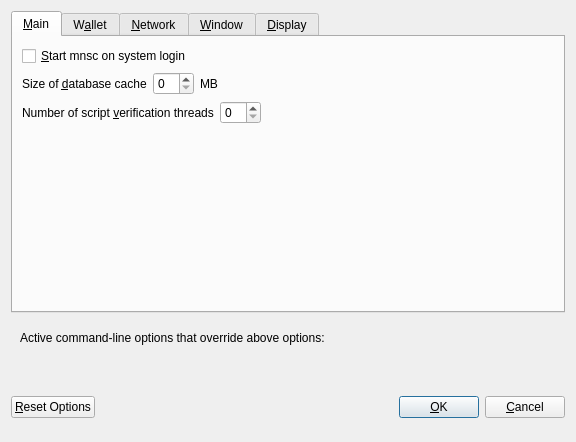
<?xml version="1.0" encoding="UTF-8"?>
<ui version="4.0">
 <class>OptionsDialog</class>
 <widget class="QDialog" name="OptionsDialog">
  <property name="geometry">
   <rect>
    <x>0</x>
    <y>0</y>
    <width>576</width>
    <height>442</height>
   </rect>
  </property>
  <property name="windowTitle">
   <string>Options</string>
  </property>
  <property name="modal">
   <bool>true</bool>
  </property>
  <layout class="QVBoxLayout" name="verticalLayout">
   <item>
    <widget class="QTabWidget" name="tabWidget">
     <property name="currentIndex">
      <number>0</number>
     </property>
     <widget class="QWidget" name="tabMain">
      <attribute name="title">
       <string>&amp;Main</string>
      </attribute>
      <layout class="QVBoxLayout" name="verticalLayout_Main">
       <item>
        <widget class="QCheckBox" name="bitcoinAtStartup">
         <property name="toolTip">
          <string>Automatically start mnsc after logging in to the system.</string>
         </property>
         <property name="text">
          <string>&amp;Start mnsc on system login</string>
         </property>
        </widget>
       </item>
       <item>
        <layout class="QHBoxLayout" name="horizontalLayout_2_Main">
         <item>
          <widget class="QLabel" name="databaseCacheLabel">
           <property name="text">
            <string>Size of &amp;database cache</string>
           </property>
           <property name="textFormat">
            <enum>Qt::PlainText</enum>
           </property>
           <property name="buddy">
            <cstring>databaseCache</cstring>
           </property>
          </widget>
         </item>
         <item>
          <widget class="QSpinBox" name="databaseCache"/>
         </item>
         <item>
          <widget class="QLabel" name="databaseCacheUnitLabel">
           <property name="text">
            <string>MB</string>
           </property>
           <property name="textFormat">
            <enum>Qt::PlainText</enum>
           </property>
          </widget>
         </item>
         <item>
          <spacer name="horizontalSpacer_2_Main">
           <property name="orientation">
            <enum>Qt::Horizontal</enum>
           </property>
           <property name="sizeHint" stdset="0">
            <size>
             <width>40</width>
             <height>20</height>
            </size>
           </property>
          </spacer>
         </item>
        </layout>
       </item>
       <item>
        <layout class="QHBoxLayout" name="horizontalLayout_3_Main">
         <item>
          <widget class="QLabel" name="threadsScriptVerifLabel">
           <property name="text">
            <string>Number of script &amp;verification threads</string>
           </property>
           <property name="textFormat">
            <enum>Qt::PlainText</enum>
           </property>
           <property name="buddy">
            <cstring>threadsScriptVerif</cstring>
           </property>
          </widget>
         </item>
         <item>
          <widget class="QSpinBox" name="threadsScriptVerif">
           <property name="toolTip">
            <string>(0 = auto, &lt;0 = leave that many cores free)</string>
           </property>
          </widget>
         </item>
         <item>
          <spacer name="horizontalSpacer_3_Main">
           <property name="orientation">
            <enum>Qt::Horizontal</enum>
           </property>
           <property name="sizeHint" stdset="0">
            <size>
             <width>40</width>
             <height>20</height>
            </size>
           </property>
          </spacer>
         </item>
        </layout>
       </item>
       <item>
        <spacer name="verticalSpacer_2">
         <property name="orientation">
          <enum>Qt::Vertical</enum>
         </property>
         <property name="sizeHint" stdset="0">
          <size>
           <width>20</width>
           <height>40</height>
          </size>
         </property>
        </spacer>
       </item>
      </layout>
     </widget>
     <widget class="QWidget" name="tabWallet">
      <attribute name="title">
       <string>W&amp;allet</string>
      </attribute>
      <layout class="QVBoxLayout" name="verticalLayout_Wallet">
       <item>
        <layout class="QHBoxLayout" name="horizontalLayout_2_Wallet">
         <item>
          <widget class="QLabel" name="labelStakeSplitThresholdText">
           <property name="text">
            <string>Stake split threshold:</string>
           </property>
          </widget>
         </item>
         <item>
          <widget class="QSpinBox" name="spinBoxStakeSplitThreshold">
           <property name="minimum">
            <number>1</number>
           </property>
           <property name="maximum">
            <number>999999</number>
           </property>
          </widget>
         </item>
        </layout>
       </item>
       <item>
        <widget class="QGroupBox" name="groupBox">
         <property name="title">
          <string>Expert</string>
         </property>
         <layout class="QVBoxLayout" name="verticalLayout_2">
          <item>
           <widget class="QCheckBox" name="coinControlFeatures">
            <property name="toolTip">
             <string>Whether to show coin control features or not.</string>
            </property>
            <property name="text">
             <string>Enable coin &amp;control features</string>
            </property>
           </widget>
          </item>
          <item>
           <widget class="QCheckBox" name="showMasternodesTab">
            <property name="toolTip">
             <string>Show additional tab listing all your masternodes in first sub-tab&lt;br/&gt;and all masternodes on the network in second sub-tab.</string>
            </property>
            <property name="text">
             <string>Show Masternodes Tab</string>
            </property>
           </widget>
          </item>
          <item>
           <widget class="QCheckBox" name="spendZeroConfChange">
            <property name="toolTip">
             <string>If you disable the spending of unconfirmed change, the change from a transaction&lt;br/&gt;cannot be used until that transaction has at least one confirmation.&lt;br/&gt;This also affects how your balance is computed.</string>
            </property>
            <property name="text">
             <string>&amp;Spend unconfirmed change</string>
            </property>
           </widget>
          </item>
         </layout>
        </widget>
       </item>
       <item>
        <spacer name="verticalSpacer_Wallet">
         <property name="orientation">
          <enum>Qt::Vertical</enum>
         </property>
         <property name="sizeHint" stdset="0">
          <size>
           <width>20</width>
           <height>40</height>
          </size>
         </property>
        </spacer>
       </item>
      </layout>
     </widget>
     <widget class="QWidget" name="tabNetwork">
      <attribute name="title">
       <string>&amp;Network</string>
      </attribute>
      <layout class="QVBoxLayout" name="verticalLayout_Network">
       <item>
        <widget class="QCheckBox" name="mapPortUpnp">
         <property name="toolTip">
          <string>Automatically open the mnsc client port on the router. This only works when your router supports UPnP and it is enabled.</string>
         </property>
         <property name="text">
          <string>Map port using &amp;UPnP</string>
         </property>
        </widget>
       </item>
       <item>
        <widget class="QCheckBox" name="allowIncoming">
         <property name="toolTip">
          <string>Accept connections from outside</string>
         </property>
         <property name="text">
          <string>Allow incoming connections</string>
         </property>
        </widget>
       </item>
       <item>
        <widget class="QCheckBox" name="connectSocks">
         <property name="toolTip">
          <string>Connect to the mnsc network through a SOCKS5 proxy.</string>
         </property>
         <property name="text">
          <string>&amp;Connect through SOCKS5 proxy (default proxy):</string>
         </property>
        </widget>
       </item>
       <item>
        <layout class="QHBoxLayout" name="horizontalLayout_1_Network">
         <item>
          <widget class="QLabel" name="proxyIpLabel">
           <property name="text">
            <string>Proxy &amp;IP:</string>
           </property>
           <property name="textFormat">
            <enum>Qt::PlainText</enum>
           </property>
           <property name="buddy">
            <cstring>proxyIp</cstring>
           </property>
          </widget>
         </item>
         <item>
          <widget class="QValidatedLineEdit" name="proxyIp">
           <property name="minimumSize">
            <size>
             <width>140</width>
             <height>0</height>
            </size>
           </property>
           <property name="maximumSize">
            <size>
             <width>140</width>
             <height>16777215</height>
            </size>
           </property>
           <property name="toolTip">
            <string>IP address of the proxy (e.g. IPv4: 127.0.0.1 / IPv6: ::1)</string>
           </property>
          </widget>
         </item>
         <item>
          <widget class="QLabel" name="proxyPortLabel">
           <property name="text">
            <string>&amp;Port:</string>
           </property>
           <property name="textFormat">
            <enum>Qt::PlainText</enum>
           </property>
           <property name="buddy">
            <cstring>proxyPort</cstring>
           </property>
          </widget>
         </item>
         <item>
          <widget class="QLineEdit" name="proxyPort">
           <property name="minimumSize">
            <size>
             <width>55</width>
             <height>0</height>
            </size>
           </property>
           <property name="maximumSize">
            <size>
             <width>55</width>
             <height>16777215</height>
            </size>
           </property>
           <property name="toolTip">
            <string>Port of the proxy (e.g. 9050)</string>
           </property>
          </widget>
         </item>
         <item>
          <spacer name="horizontalSpacer_1_Network">
           <property name="orientation">
            <enum>Qt::Horizontal</enum>
           </property>
           <property name="sizeHint" stdset="0">
            <size>
             <width>40</width>
             <height>20</height>
            </size>
           </property>
          </spacer>
         </item>
        </layout>
       </item>
       <item>
        <spacer name="verticalSpacer_Network">
         <property name="orientation">
          <enum>Qt::Vertical</enum>
         </property>
         <property name="sizeHint" stdset="0">
          <size>
           <width>20</width>
           <height>40</height>
          </size>
         </property>
        </spacer>
       </item>
      </layout>
     </widget>
     <widget class="QWidget" name="tabWindow">
      <attribute name="title">
       <string>&amp;Window</string>
      </attribute>
      <layout class="QVBoxLayout" name="verticalLayout_Window">
       <item>
        <widget class="QCheckBox" name="minimizeToTray">
         <property name="toolTip">
          <string>Show only a tray icon after minimizing the window.</string>
         </property>
         <property name="text">
          <string>&amp;Minimize to the tray instead of the taskbar</string>
         </property>
        </widget>
       </item>
       <item>
        <widget class="QCheckBox" name="minimizeOnClose">
         <property name="toolTip">
          <string>Minimize instead of exit the application when the window is closed. When this option is enabled, the application will be closed only after selecting Quit in the menu.</string>
         </property>
         <property name="text">
          <string>M&amp;inimize on close</string>
         </property>
        </widget>
       </item>
       <item>
        <spacer name="verticalSpacer_Window">
         <property name="orientation">
          <enum>Qt::Vertical</enum>
         </property>
         <property name="sizeHint" stdset="0">
          <size>
           <width>20</width>
           <height>40</height>
          </size>
         </property>
        </spacer>
       </item>
      </layout>
     </widget>
     <widget class="QWidget" name="tabDisplay">
      <attribute name="title">
       <string>&amp;Display</string>
      </attribute>
      <layout class="QVBoxLayout" name="verticalLayout_Display">
       <item>
        <layout class="QHBoxLayout" name="horizontalLayout_1_Display">
         <item>
          <widget class="QLabel" name="langLabel">
           <property name="text">
            <string>User Interface &amp;language:</string>
           </property>
           <property name="textFormat">
            <enum>Qt::PlainText</enum>
           </property>
           <property name="buddy">
            <cstring>lang</cstring>
           </property>
          </widget>
         </item>
         <item>
          <widget class="QValueComboBox" name="lang">
           <property name="toolTip">
            <string>The user interface language can be set here. This setting will take effect after restarting mnsc.</string>
           </property>
          </widget>
         </item>
        </layout>
       </item>
       <item>
        <widget class="QLabel" name="label_3">
         <property name="toolTip">
          <string notr="true"/>
         </property>
         <property name="statusTip">
          <string notr="true"/>
         </property>
         <property name="whatsThis">
          <string notr="true"/>
         </property>
         <property name="accessibleName">
          <string notr="true"/>
         </property>
         <property name="text">
          <string>Language missing or translation incomplete? Help contributing translations here:
https://discord.com/invite/sfvGvVPhpJ</string>
         </property>
         <property name="wordWrap">
          <bool>true</bool>
         </property>
         <property name="openExternalLinks">
          <bool>true</bool>
         </property>
         <property name="textInteractionFlags">
          <set>Qt::TextBrowserInteraction</set>
         </property>
        </widget>
       </item>
       <item>
        <layout class="QHBoxLayout" name="horizontalLayout_2_Display" stretch="0,0">
         <item>
          <widget class="QLabel" name="themeLabel">
           <property name="text">
            <string>User Interface Theme:</string>
           </property>
          </widget>
         </item>
         <item>
          <widget class="QValueComboBox" name="theme"/>
         </item>
        </layout>
       </item>
       <item>
        <widget class="QWidget" name="verticalDisplayWidget" native="true">
         <layout class="QVBoxLayout" name="verticalDisplayLayout">
          <property name="margin">
           <number>0</number>
          </property>
          <item>
           <widget class="Line" name="line">
            <property name="orientation">
             <enum>Qt::Horizontal</enum>
            </property>
           </widget>
          </item>
          <item>
           <layout class="QHBoxLayout" name="horizontalLayout_3_Display">
            <item>
             <widget class="QLabel" name="unitLabel">
              <property name="text">
               <string>Unit to show amounts in:</string>
              </property>
              <property name="textFormat">
               <enum>Qt::PlainText</enum>
              </property>
             </widget>
            </item>
            <item>
             <widget class="QValueComboBox" name="unit">
              <property name="toolTip">
               <string>Choose the default subdivision unit to show in the interface and when sending coins.</string>
              </property>
             </widget>
            </item>
           </layout>
          </item>
          <item>
           <layout class="QHBoxLayout" name="horizontalLayout_4_Display">
            <item>
             <widget class="QLabel" name="digitsLabel">
              <property name="text">
               <string>Decimal digits</string>
              </property>
             </widget>
            </item>
            <item>
             <widget class="QValueComboBox" name="digits"/>
            </item>
           </layout>
          </item>
          <item>
           <layout class="QHBoxLayout" name="horizontalLayout_5_Display">
            <item>
             <widget class="QCheckBox" name="checkBoxHideZeroBalances">
              <property name="toolTip">
               <string>Hide empty balances</string>
              </property>
              <property name="layoutDirection">
               <enum>Qt::LeftToRight</enum>
              </property>
              <property name="text">
               <string>Hide empty balances</string>
              </property>
             </widget>
            </item>
            <item>
             <widget class="QCheckBox" name="checkBoxHideOrphans">
              <property name="toolTip">
               <string>Hide orphan stakes in transaction lists</string>
              </property>
              <property name="text">
               <string>Hide orphan stakes</string>
              </property>
             </widget>
            </item>
            <item>
             <spacer name="horizontalSpacer">
              <property name="orientation">
               <enum>Qt::Horizontal</enum>
              </property>
              <property name="sizeHint" stdset="0">
               <size>
                <width>40</width>
                <height>20</height>
               </size>
              </property>
             </spacer>
            </item>
           </layout>
          </item>
          <item>
           <layout class="QHBoxLayout" name="horizontalLayout_6_Display">
            <item>
             <widget class="QLabel" name="thirdPartyTxUrlsLabel">
              <property name="toolTip">
               <string>Third party URLs (e.g. a block explorer) that appear in the transactions tab as context menu items. %s in the URL is replaced by transaction hash. Multiple URLs are separated by vertical bar |.</string>
              </property>
              <property name="text">
               <string>Third party transaction URLs</string>
              </property>
             </widget>
            </item>
            <item>
             <widget class="QLineEdit" name="thirdPartyTxUrls">
              <property name="toolTip">
               <string>Third party URLs (e.g. a block explorer) that appear in the transactions tab as context menu items. %s in the URL is replaced by transaction hash. Multiple URLs are separated by vertical bar |.</string>
              </property>
             </widget>
            </item>
           </layout>
          </item>
         </layout>
        </widget>
       </item>
       <item>
        <spacer name="verticalSpacer">
         <property name="orientation">
          <enum>Qt::Vertical</enum>
         </property>
         <property name="sizeHint" stdset="0">
          <size>
           <width>20</width>
           <height>40</height>
          </size>
         </property>
        </spacer>
       </item>
      </layout>
     </widget>
    </widget>
   </item>
   <item>
    <widget class="QFrame" name="frame">
     <layout class="QVBoxLayout" name="verticalLayout_Bottom">
      <item>
       <layout class="QHBoxLayout" name="horizontalLayout_Bottom">
        <item>
         <widget class="QLabel" name="overriddenByCommandLineInfoLabel">
          <property name="text">
           <string>Active command-line options that override above options:</string>
          </property>
          <property name="textFormat">
           <enum>Qt::PlainText</enum>
          </property>
         </widget>
        </item>
        <item>
         <spacer name="horizontalSpacer_Bottom">
          <property name="orientation">
           <enum>Qt::Horizontal</enum>
          </property>
          <property name="sizeHint" stdset="0">
           <size>
            <width>40</width>
            <height>20</height>
           </size>
          </property>
         </spacer>
        </item>
       </layout>
      </item>
      <item>
       <widget class="QLabel" name="overriddenByCommandLineLabel">
        <property name="text">
         <string/>
        </property>
        <property name="textFormat">
         <enum>Qt::PlainText</enum>
        </property>
        <property name="wordWrap">
         <bool>true</bool>
        </property>
       </widget>
      </item>
     </layout>
    </widget>
   </item>
   <item>
    <layout class="QHBoxLayout" name="horizontalLayout_Buttons">
     <item>
      <widget class="QPushButton" name="resetButton">
       <property name="toolTip">
        <string>Reset all client options to default.</string>
       </property>
       <property name="text">
        <string>&amp;Reset Options</string>
       </property>
       <property name="autoDefault">
        <bool>false</bool>
       </property>
      </widget>
     </item>
     <item>
      <spacer name="horizontalSpacer_1">
       <property name="orientation">
        <enum>Qt::Horizontal</enum>
       </property>
       <property name="sizeHint" stdset="0">
        <size>
         <width>40</width>
         <height>48</height>
        </size>
       </property>
      </spacer>
     </item>
     <item>
      <widget class="QLabel" name="statusLabel">
       <property name="minimumSize">
        <size>
         <width>200</width>
         <height>0</height>
        </size>
       </property>
       <property name="font">
        <font>
         <weight>75</weight>
         <bold>true</bold>
        </font>
       </property>
       <property name="text">
        <string/>
       </property>
       <property name="textFormat">
        <enum>Qt::PlainText</enum>
       </property>
       <property name="wordWrap">
        <bool>true</bool>
       </property>
      </widget>
     </item>
     <item>
      <spacer name="horizontalSpacer_2">
       <property name="orientation">
        <enum>Qt::Horizontal</enum>
       </property>
       <property name="sizeHint" stdset="0">
        <size>
         <width>40</width>
         <height>48</height>
        </size>
       </property>
      </spacer>
     </item>
     <item>
      <widget class="QPushButton" name="okButton">
       <property name="text">
        <string>&amp;OK</string>
       </property>
       <property name="autoDefault">
        <bool>false</bool>
       </property>
       <property name="default">
        <bool>true</bool>
       </property>
      </widget>
     </item>
     <item>
      <widget class="QPushButton" name="cancelButton">
       <property name="text">
        <string>&amp;Cancel</string>
       </property>
       <property name="autoDefault">
        <bool>false</bool>
       </property>
      </widget>
     </item>
    </layout>
   </item>
  </layout>
 </widget>
 <customwidgets>
  <customwidget>
   <class>QValidatedLineEdit</class>
   <extends>QLineEdit</extends>
   <header>qvalidatedlineedit.h</header>
  </customwidget>
  <customwidget>
   <class>QValueComboBox</class>
   <extends>QComboBox</extends>
   <header>qvaluecombobox.h</header>
  </customwidget>
 </customwidgets>
 <resources/>
 <connections/>
</ui>
